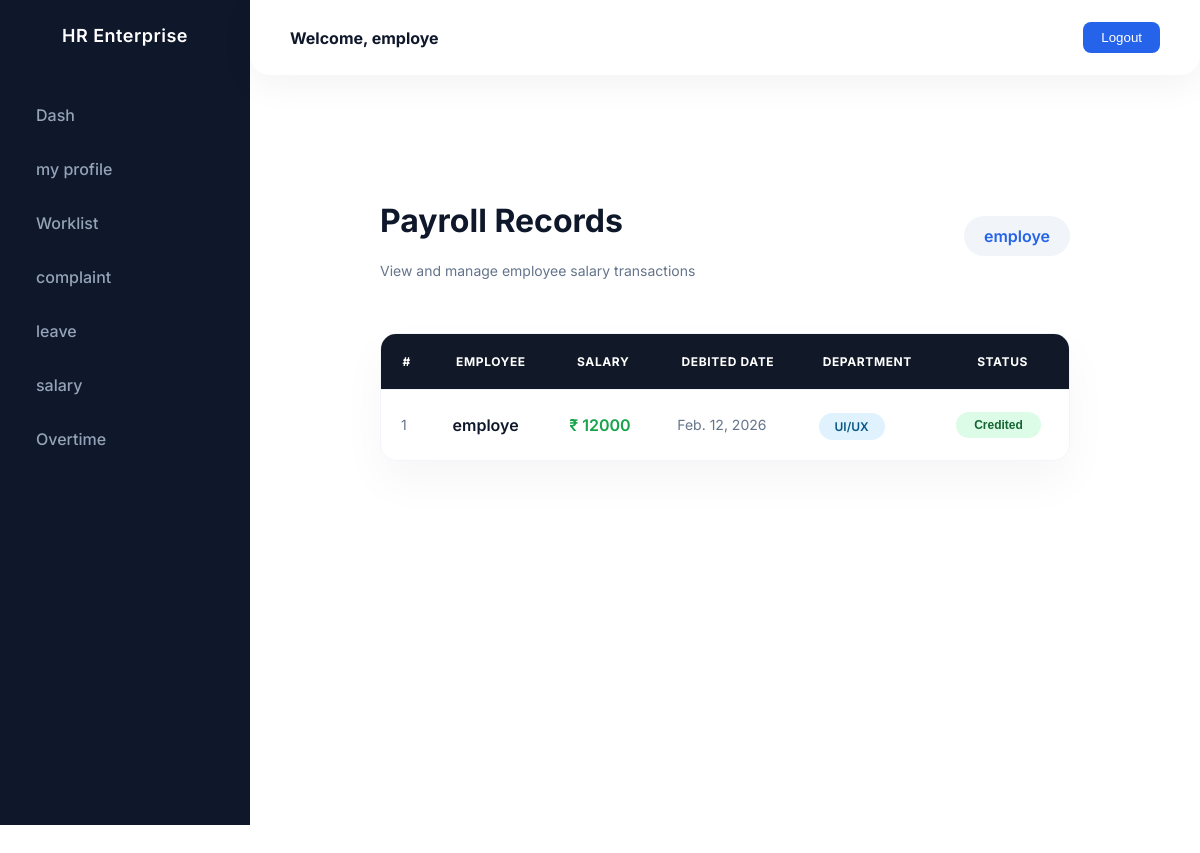
/salary_credit (signed in), run on the app's committed database.
### Hr_cloud_app/models.py (models this page shows)
class Login(AbstractUser):
    is_hr = models.BooleanField(default=False)
    is_employee = models.BooleanField(default=False)

class Payroll(models.Model):
    payroll_details= models.ForeignKey("Employee", on_delete=models.CASCADE)
    salary = models.IntegerField()
    date = models.DateField()
    department = (
        ("UI/UX", "Ui/Ux"),
        ("DATA SCIENCE", "data science"),
        ("PYTHON DEVELOPING", "python_developing"),
        ("FLUTTER", "flutter"),
        ("DATA ANALATICS", "data analytics"),
        ("REACT", "react"),
        ("FRONT END DEVELOPING", "front end development"),
        ("BACK END DEVELOPING", "back end development"),
        ("DEVOPS", "devops"),
        ("CLOUD", "cloud"),
    )
    department = models.CharField(max_length=100,
                                  choices=department,
                                  default="UI/UX")

class Employee(models.Model):
    employee_details =  models.OneToOneField("Login",on_delete=models.DO_NOTHING)
    name = models.CharField(max_length=100)
    email = models.EmailField()
    phone = models.IntegerField()
    department = models.CharField(max_length=100)
    account = models.CharField(max_length=100)
    address = models.TextField()
    document = models.FileField(upload_to='documents/')
    def __str__(self):
        return self.name

### Hr_cloud_app/empviews.py (the view)
# urls.py: path('salary_credit',empviews.salary_credit,name='salary_credit'),
def salary_credit(request):
    employee=Employee.objects.get(employee_details=request.user)
    data = Payroll.objects.filter(payroll_details=employee)
    return render(request,'employee/salary.html',{'data':data})

### templates/employee/salary.html (shortened to what this page needs)
{% extends "employee/dashemp.html" %}
{% load crispy_forms_tags %}
{% block content %}
<div class="payroll-wrapper">
    <div class="payroll-header">
        <div>
            <h1 class="payroll-title">Payroll Records</h1>
            <p class="payroll-subtitle">
                View and manage employee salary transactions
            </p>
        </div>
        <div class="employee-badge">
            {{ request.user }}
        </div>
    </div>
    <div class="table-container">
        <table class="payroll-table">
            <thead>
                <tr>
                    <th>#</th>
                    <th>Employee</th>
                    <th>Salary</th>
                    <th>Debited Date</th>
                    <th>Department</th>
                    <th>Status</th>
                </tr>
            </thead>
            <tbody>
            {% for i in data %}
                <tr>
                    <td class="muted">{{ forloop.counter }}</td>
                    <td>
                        <div class="emp-name">{{ i.payroll_details }}</div>
                    </td>
                    <td class="salary">₹ {{ i.salary }}</td>
                    <td class="muted">{{ i.date }}</td>
                    <td>
                        <span class="dept-pill">
                            {{ i.department }}
                        </span>
                    </td>
                    <td>
                        <button class="btn-credit">
                            Credited
                        </button>
                    </td>
                </tr>
            {% endfor %}
            </tbody>
        </table>
    </div>
</div>
{% endblock %}

### templates/employee/dashemp.html (shortened to what this page needs)
{% load static %}
<!DOCTYPE html>
<html lang="en">
<head>
<link rel="stylesheet" href="{% static 'assets/vendors/mdi/css/materialdesignicons.min.css' %}">
</head>
<body>
<div class="sidebar">
    <div class="sidebar-header">HR Enterprise</div>
    <ul>
         <li><a href="  {% url 'employee_dashboard' %} ">Dash</a></li>
        <li><a href="  {% url 'emp_profile' %} ">my profile</a></li>
        <li><a href="  {% url 'work_list' %}">Worklist</a></li>
        <li><a href="{% url 'complaint_view' %}   ">complaint</a></li>
        <li><a href="{% url 'leave_view' %}  ">leave</a></li>
        <li><a href="  {% url 'salary_credit' %}">salary</a></li>
                <li><a href=" {% url 'over_view' %}">Overtime</a></li>
    </ul>
</div>
<div class="navbar">
    <h4>Welcome, {{ request.user }}</h4>
    <a href="{% url 'Log_out' %}">
        <button class="btn-logout">Logout</button>
    </a>
</div>
<div class="content">
    <div class="content-card">
        {% block content %}
        {% endblock %}
    </div>
</div>
</body>
</html>

### templates/employee/dashemp.html (style rules this page uses)
:root { --primary: #2563eb; --gradient: linear-gradient(180deg, #3b82f6, #6366f1); --sidebar-bg: #0f172a; --sidebar-hover: rgba(255,255,255,0.06); --text-light: #94a3b8; --bg-main: #f1f5f9; }
body { margin: 0; font-family: 'Inter', sans-serif; background: var(--bg-main); color: #0f172a; overflow-x: hidden; }
.sidebar { position: fixed; width: 250px; height: 100vh; background: var(--sidebar-bg); padding-top: 25px; transition: all 0.4s ease; }
.sidebar-header { text-align: center; color: white; font-weight: 600; font-size: 18px; letter-spacing: 0.5px; margin-bottom: 45px; }
.sidebar ul { list-style: none; padding: 0; }
.sidebar ul li { position: relative; margin: 6px 0; }
.sidebar ul li a { display: flex; align-items: center; padding: 14px 22px; color: var(--text-light); text-decoration: none; font-weight: 500; border-radius: 8px; transition: all 0.3s ease; }
.navbar { position: fixed; left: 250px; right: 0; top: 0; height: 75px; background: #ffffff; display: flex; align-items: center; justify-content: space-between; padding: 0 40px; border-bottom-left-radius: 20px; border-bottom-right-radius: 20px; box-shadow: 0 10px 35px rgba(0,0,0,0.05); z-index: 100; }
.btn-logout { background: var(--primary); border: none; padding: 8px 18px; border-radius: 8px; color: white; font-weight: 500; transition: 0.3s ease; }
.content { margin-left: 250px; padding: 120px 50px 50px 50px; }

### templates/employee/salary.html (style rules this page uses)
body, html, .wrapper, .main-panel, .content-wrapper { background: #ffffff !important; }
.payroll-wrapper { padding: 60px 80px; min-height: 100vh; font-family: "Inter", sans-serif; }
.payroll-header { display: flex; justify-content: space-between; align-items: center; margin-bottom: 40px; }
.payroll-title { font-size: 32px; font-weight: 700; color: #0f172a; }
.payroll-subtitle { font-size: 14px; color: #64748b; }
.employee-badge { background: #f1f5f9; padding: 10px 20px; border-radius: 30px; font-weight: 600; color: #2563eb; }
.table-container { border-radius: 16px; border: 1px solid #f1f5f9; box-shadow: 0 20px 45px rgba(0,0,0,0.04); overflow: hidden; }
.payroll-table { width: 100%; border-collapse: collapse; }
.payroll-table thead { background: #111827; color: #ffffff; position: sticky; top: 0; }
.payroll-table th { padding: 20px; font-size: 12px; text-transform: uppercase; letter-spacing: 0.6px; }
.payroll-table td { padding: 22px 20px; border-top: 1px solid #f1f5f9; }
.muted { color: #64748b; font-size: 14px; }
.emp-name { font-weight: 600; color: #0f172a; }
.salary { font-weight: 600; color: #16a34a; }
.dept-pill { background: #e0f2fe; color: #075985; padding: 6px 16px; border-radius: 30px; font-size: 12px; font-weight: 600; }
.btn-credit { background: #dcfce7; color: #166534; border: none; padding: 6px 18px; border-radius: 30px; font-size: 12px; font-weight: 600; }

### data on the page
Login: user "employe"
Payroll: payroll_details "employe", salary "12000", date "Feb. 12, 2026", department "UI/UX"
